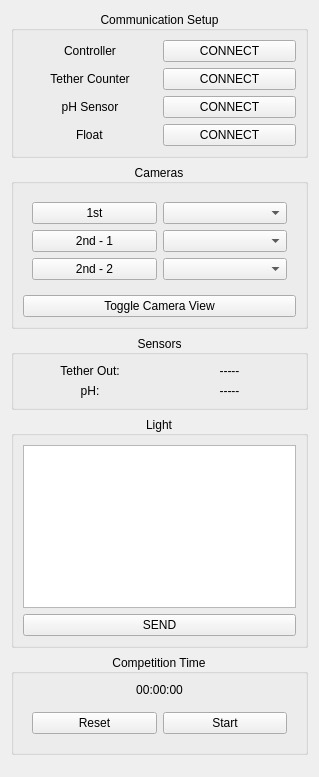
                <widget class="QWidget" name="scrollAreaWidgetContents_3">
                 <property name="geometry">
                  <rect>
                   <x>0</x>
                   <y>0</y>
                   <width>319</width>
                   <height>777</height>
                  </rect>
                 </property>
                 <layout class="QGridLayout" name="gridLayout_10">
                  <item row="0" column="0">
                   <layout class="QVBoxLayout" name="verticalLayout">
                    <item>
                     <widget class="QGroupBox" name="group_box_comms_connect">
                      <property name="title">
                       <string>Communication Setup</string>
                      </property>
                      <property name="alignment">
                       <set>Qt::AlignmentFlag::AlignCenter</set>
                      </property>
                      <layout class="QGridLayout" name="gridLayout_8">
                       <item row="2" column="0">
                        <widget class="QLabel" name="tether_counter_label">
                         <property name="text">
                          <string>Tether Counter</string>
                         </property>
                         <property name="alignment">
                          <set>Qt::AlignmentFlag::AlignCenter</set>
                         </property>
                        </widget>
                       </item>
                       <item row="3" column="1">
                        <widget class="QPushButton" name="control_pH_connect">
                         <property name="text">
                          <string>CONNECT</string>
                         </property>
                        </widget>
                       </item>
                       <item row="4" column="1">
                        <widget class="QPushButton" name="control_float_connect">
                         <property name="text">
                          <string>CONNECT</string>
                         </property>
                        </widget>
                       </item>
                       <item row="3" column="0">
                        <widget class="QLabel" name="ph_sensor_label">
                         <property name="text">
                          <string>pH Sensor</string>
                         </property>
                         <property name="alignment">
                          <set>Qt::AlignmentFlag::AlignCenter</set>
                         </property>
                        </widget>
                       </item>
                       <item row="1" column="1">
                        <widget class="QPushButton" name="control_controller_connect">
                         <property name="sizePolicy">
                          <sizepolicy hsizetype="Preferred" vsizetype="Preferred">
                           <horstretch>0</horstretch>
                           <verstretch>0</verstretch>
                          </sizepolicy>
                         </property>
                         <property name="minimumSize">
                          <size>
                           <width>0</width>
                           <height>0</height>
                          </size>
                         </property>
                         <property name="text">
                          <string>CONNECT</string>
                         </property>
                         <property name="checkable">
                          <bool>true</bool>
                         </property>
                        </widget>
                       </item>
                       <item row="1" column="0">
                        <widget class="QLabel" name="controller_label">
                         <property name="text">
                          <string>Controller</string>
                         </property>
                         <property name="alignment">
                          <set>Qt::AlignmentFlag::AlignCenter</set>
                         </property>
                        </widget>
                       </item>
                       <item row="2" column="1">
                        <widget class="QPushButton" name="control_tether_connect">
                         <property name="sizePolicy">
                          <sizepolicy hsizetype="Preferred" vsizetype="Preferred">
                           <horstretch>0</horstretch>
                           <verstretch>0</verstretch>
                          </sizepolicy>
                         </property>
                         <property name="minimumSize">
                          <size>
                           <width>0</width>
                           <height>0</height>
                          </size>
                         </property>
                         <property name="text">
                          <string>CONNECT</string>
                         </property>
                         <property name="checkable">
                          <bool>true</bool>
                         </property>
                        </widget>
                       </item>
                       <item row="4" column="0" alignment="Qt::AlignmentFlag::AlignHCenter">
                        <widget class="QLabel" name="float_label">
                         <property name="text">
                          <string>Float</string>
                         </property>
                        </widget>
                       </item>
                      </layout>
                     </widget>
                    </item>
                    <item>
                     <widget class="QGroupBox" name="digital_cameras_menu">
                      <property name="title">
                       <string>Cameras</string>
                      </property>
                      <property name="alignment">
                       <set>Qt::AlignmentFlag::AlignCenter</set>
                      </property>
                      <layout class="QGridLayout" name="gridLayout">
                       <item row="0" column="0">
                        <widget class="QWidget" name="camera_controls" native="true">
                         <layout class="QGridLayout" name="gridLayout_7">
                          <item row="2" column="0">
                           <widget class="QPushButton" name="secondaryCamera_2_ToggleButton">
                            <property name="text">
                             <string>2nd - 2</string>
                            </property>
                           </widget>
                          </item>
                          <item row="0" column="0">
                           <widget class="QPushButton" name="primaryCameraToggleButton">
                            <property name="text">
                             <string>1st</string>
                            </property>
                           </widget>
                          </item>
                          <item row="1" column="0">
                           <widget class="QPushButton" name="secondaryCamera_1_ToggleButton">
                            <property name="text">
                             <string>2nd - 1</string>
                            </property>
                           </widget>
                          </item>
                          <item row="0" column="1">
                           <widget class="QComboBox" name="camera_feed_1_menu">
                            <property name="sizeAdjustPolicy">
                             <enum>QComboBox::SizeAdjustPolicy::AdjustToContents</enum>
                            </property>
                           </widget>
                          </item>
                          <item row="1" column="1">
                           <widget class="QComboBox" name="camera_feed_2_menu">
                            <property name="sizeAdjustPolicy">
                             <enum>QComboBox::SizeAdjustPolicy::AdjustToContents</enum>
                            </property>
                           </widget>
                          </item>
                          <item row="2" column="1">
                           <widget class="QComboBox" name="camera_feed_3_menu">
                            <property name="sizeAdjustPolicy">
                             <enum>QComboBox::SizeAdjustPolicy::AdjustToContents</enum>
                            </property>
                           </widget>
                          </item>
                         </layout>
                        </widget>
                       </item>
                       <item row="4" column="0">
                        <widget class="QPushButton" name="toggleViewButton">
                         <property name="text">
                          <string>Toggle Camera View</string>
                         </property>
                        </widget>
                       </item>
                      </layout>
                     </widget>
                    </item>
                    <item>
                     <widget class="QGroupBox" name="sensor_control">
                      <property name="title">
                       <string>Sensors</string>
                      </property>
                      <property name="alignment">
                       <set>Qt::AlignmentFlag::AlignCenter</set>
                      </property>
                      <layout class="QGridLayout" name="gridLayout_27">
                       <item row="1" column="1">
                        <widget class="QLabel" name="phDisplay">
                         <property name="styleSheet">
                          <string notr="true">background-color: rgba(255, 255, 255, 0);</string>
                         </property>
                         <property name="text">
                          <string>-----</string>
                         </property>
                         <property name="alignment">
                          <set>Qt::AlignmentFlag::AlignCenter</set>
                         </property>
                        </widget>
                       </item>
                       <item row="0" column="1">
                        <widget class="QLabel" name="tetherDisplay">
                         <property name="styleSheet">
                          <string notr="true">background-color: rgba(255, 255, 255, 0);</string>
                         </property>
                         <property name="text">
                          <string>-----</string>
                         </property>
                         <property name="alignment">
                          <set>Qt::AlignmentFlag::AlignCenter</set>
                         </property>
                        </widget>
                       </item>
                       <item row="0" column="0">
                        <widget class="QLabel" name="label_9">
                         <property name="text">
                          <string>Tether Out:</string>
                         </property>
                         <property name="alignment">
                          <set>Qt::AlignmentFlag::AlignCenter</set>
                         </property>
                        </widget>
                       </item>
                       <item row="1" column="0">
                        <widget class="QLabel" name="label_10">
                         <property name="text">
                          <string>pH:</string>
                         </property>
                         <property name="alignment">
                          <set>Qt::AlignmentFlag::AlignCenter</set>
                         </property>
                        </widget>
                       </item>
                      </layout>
                     </widget>
                    </item>
                    <item>
                     <widget class="QGroupBox" name="analog_cameras_menu">
                      <property name="title">
                       <string>Light</string>
                      </property>
                      <property name="alignment">
                       <set>Qt::AlignmentFlag::AlignCenter</set>
                      </property>
                      <layout class="QGridLayout" name="gridLayout_28">
                       <item row="0" column="0">
                        <widget class="QPlainTextEdit" name="plainTextEdit"/>
                       </item>
                       <item row="1" column="0">
                        <widget class="QPushButton" name="control_light_connect">
                         <property name="text">
                          <string>SEND</string>
                         </property>
                        </widget>
                       </item>
                      </layout>
                     </widget>
                    </item>
                    <item>
                     <widget class="QGroupBox" name="timer_control">
                      <property name="title">
                       <string>Competition Time</string>
                      </property>
                      <property name="alignment">
                       <set>Qt::AlignmentFlag::AlignCenter</set>
                      </property>
                      <layout class="QVBoxLayout" name="verticalLayout_4">
                       <item>
                        <widget class="QLabel" name="timerLabel">
                         <property name="text">
                          <string>00:00:00</string>
                         </property>
                         <property name="alignment">
                          <set>Qt::AlignmentFlag::AlignCenter</set>
                         </property>
                        </widget>
                       </item>
                       <item>
                        <widget class="QWidget" name="timer_buttons_menu" native="true">
                         <layout class="QGridLayout" name="gridLayout_21">
                          <item row="0" column="0">
                           <widget class="QPushButton" name="resetTimerButton">
                            <property name="text">
                             <string>Reset</string>
                            </property>
                           </widget>
                          </item>
                          <item row="0" column="1">
                           <widget class="QPushButton" name="toggleTimerButton">
                            <property name="text">
                             <string>Start</string>
                            </property>
                           </widget>
                          </item>
                         </layout>
                        </widget>
                       </item>
                      </layout>
                     </widget>
                    </item>
                   </layout>
                  </item>
                  <item row="1" column="0">
                   <spacer name="verticalSpacer">
                    <property name="orientation">
                     <enum>Qt::Orientation::Vertical</enum>
                    </property>
                    <property name="sizeHint" stdset="0">
                     <size>
                      <width>20</width>
                      <height>40</height>
                     </size>
                    </property>
                   </spacer>
                  </item>
                 </layout>
                </widget>
